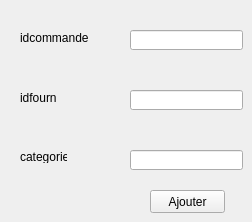
         <widget class="QWidget" name="tabcommandes6_7">
          <attribute name="title">
           <string>Ajouter un founisseur</string>
          </attribute>
          <widget class="QLabel" name="label_94">
           <property name="geometry">
            <rect>
             <x>20</x>
             <y>30</y>
             <width>71</width>
             <height>16</height>
            </rect>
           </property>
           <property name="text">
            <string>idcommande</string>
           </property>
          </widget>
          <widget class="QLabel" name="label_95">
           <property name="geometry">
            <rect>
             <x>20</x>
             <y>150</y>
             <width>47</width>
             <height>13</height>
            </rect>
           </property>
           <property name="text">
            <string>categorie</string>
           </property>
          </widget>
          <widget class="QLineEdit" name="lineEdit_idcom_7">
           <property name="geometry">
            <rect>
             <x>130</x>
             <y>30</y>
             <width>113</width>
             <height>20</height>
            </rect>
           </property>
          </widget>
          <widget class="QLineEdit" name="lineEdit_catprod_4">
           <property name="geometry">
            <rect>
             <x>130</x>
             <y>150</y>
             <width>113</width>
             <height>20</height>
            </rect>
           </property>
          </widget>
          <widget class="QPushButton" name="pb_ajouter_4">
           <property name="geometry">
            <rect>
             <x>150</x>
             <y>190</y>
             <width>75</width>
             <height>23</height>
            </rect>
           </property>
           <property name="text">
            <string>Ajouter</string>
           </property>
          </widget>
          <widget class="QLabel" name="label_96">
           <property name="geometry">
            <rect>
             <x>20</x>
             <y>90</y>
             <width>71</width>
             <height>16</height>
            </rect>
           </property>
           <property name="text">
            <string>idfourn</string>
           </property>
          </widget>
          <widget class="QLineEdit" name="lineEdit_idfourn_4">
           <property name="geometry">
            <rect>
             <x>130</x>
             <y>90</y>
             <width>113</width>
             <height>20</height>
            </rect>
           </property>
          </widget>
         </widget>
